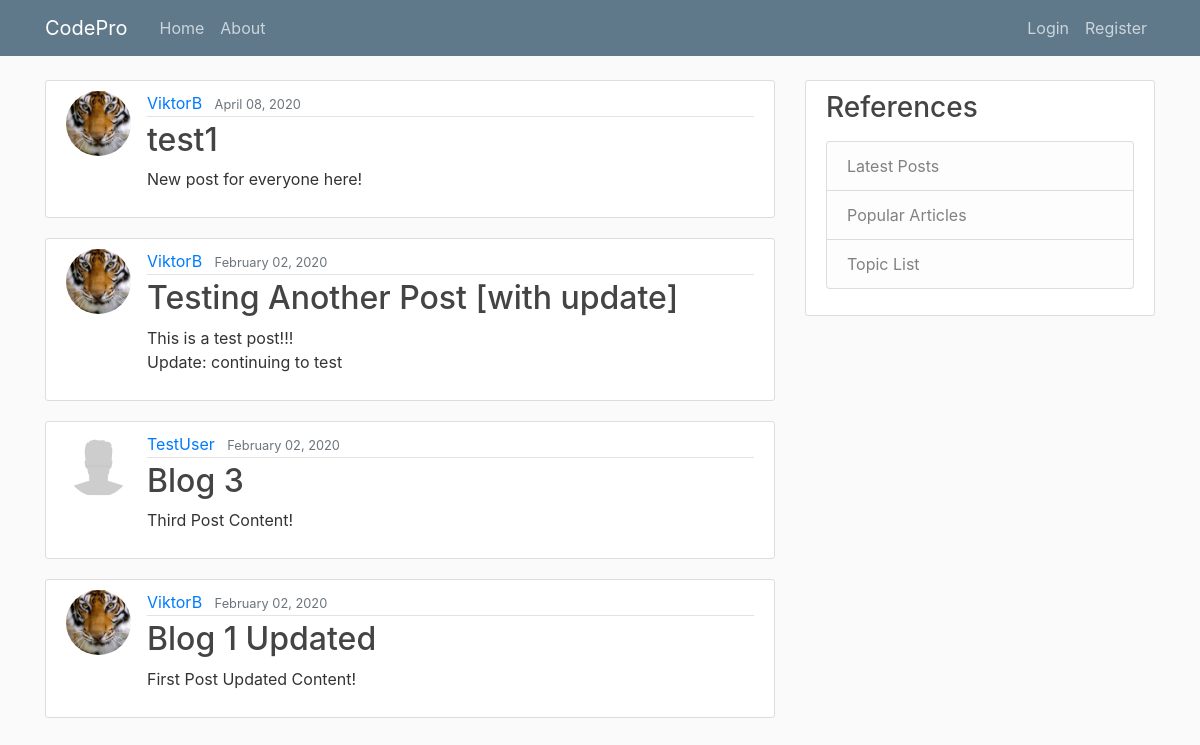
The app's page /, older data.
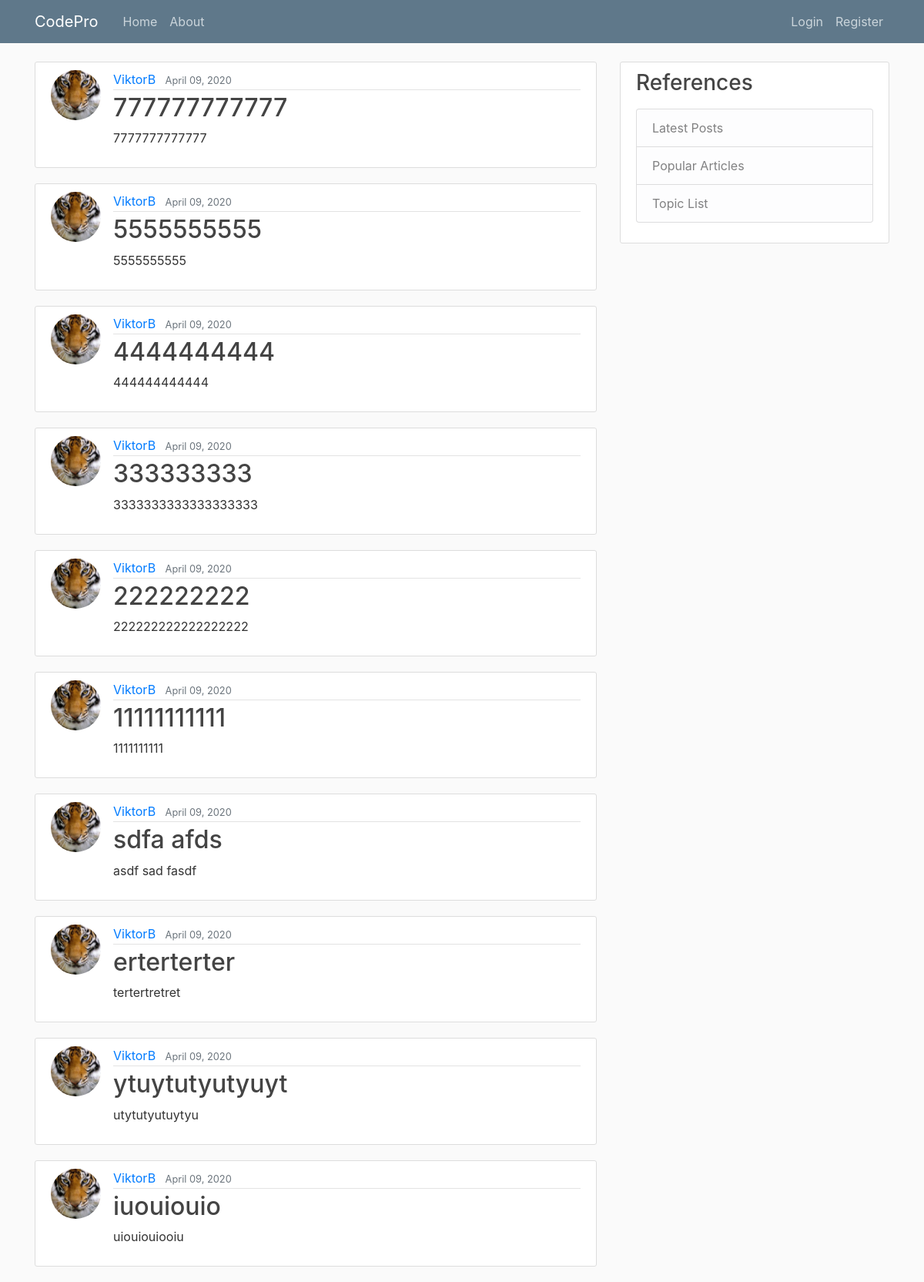
The same page, newer data.
### blog/models.py (models this page shows, shortened)
class Post(models.Model):
    title = models.CharField(max_length=100)
    content = models.TextField()
    date_posted = models.DateTimeField(default=timezone.now)
    author = models.ForeignKey(User, on_delete=models.CASCADE)
    likes = models.IntegerField()

### users/models.py (models this page shows, shortened)
class Profile(models.Model):
    user = models.OneToOneField(User, on_delete=models.CASCADE)
    image = models.ImageField(default='default.jpg', upload_to='profile_pics')
    about_info = models.TextField(default="Hi! I am a fellow Python programmer.")

### blog/views.py (the view)
# urls.py: path('', PostListView.as_view(), name='blog-home'),
class PostListView(ListView):
    model = Post
    template_name = 'blog/home.html' # <app>/<model>_<viewtype>.html
    context_object_name = 'posts'
    ordering = ['-date_posted']  # Orders our post from newest to oldest
    paginate_by = 10

### blog/templates/blog/home.html
{% extends "blog/base.html" %}
{% block content %}
  {% for post in posts %}
<article class="media content-section">
  <img class="rounded-circle article-img" src="{{ post.author.profile.image.url }}">
<div class="media-body">
<div class="article-metadata">
  <a class="mr-2" href="#">{{ post.author }}</a>
  <small class="text-muted">{{ post.date_posted|date:"F d, Y"}}</small>
</div>
<h2><a class="article-title" href="{% url 'post-detail' post.id %}">{{ post.title }}</a></h2>
<p class="article-content">{{ post.content }}</p>
</div>
</article>
  {% endfor %}
{% endblock content %}

Row changes from the older to the newer data that the page shows:
no longer on this page (row unchanged): Post: author.profile.image (picture), author "ViktorB", date_posted "April 08, 2020", title "test1", content "New post for everyone here!"
no longer on this page (row unchanged): Post: author.profile.image (picture), author "ViktorB", date_posted "February 02, 2020", title "Testing Another Post [with update]", content "This is a test post!!! Update: continuing to test"
no longer on this page (row unchanged): Post: author.profile.image (placeholder picture), author "TestUser", date_posted "February 02, 2020", title "Blog 3", content "Third Post Content!"
no longer on this page (row unchanged): Post: author.profile.image (picture), author "ViktorB", date_posted "February 02, 2020", title "Blog 1 Updated", content "First Post Updated Content!"
added Post: author.profile.image (picture), author "ViktorB", date_posted "April 09, 2020", title "777777777777", content "7777777777777"
added Post: author.profile.image (picture), author "ViktorB", date_posted "April 09, 2020", title "5555555555", content "5555555555"
added Post: author.profile.image (picture), author "ViktorB", date_posted "April 09, 2020", title "4444444444", content "444444444444"
added Post: author.profile.image (picture), author "ViktorB", date_posted "April 09, 2020", title "333333333", content "3333333333333333333"
added Post: author.profile.image (picture), author "ViktorB", date_posted "April 09, 2020", title "222222222", content "222222222222222222"
added Post: author.profile.image (picture), author "ViktorB", date_posted "April 09, 2020", title "11111111111", content "1111111111"
added Post: author.profile.image (picture), author "ViktorB", date_posted "April 09, 2020", title "sdfa afds", content "asdf sad fasdf"
added Post: author.profile.image (picture), author "ViktorB", date_posted "April 09, 2020", title "erterterter", content "tertertretret"
added Post: author.profile.image (picture), author "ViktorB", date_posted "April 09, 2020", title "ytuytutyutyuyt", content "utytutyutuytyu"
added Post: author.profile.image (picture), author "ViktorB", date_posted "April 09, 2020", title "iuouiouio", content "uiouiouiooiu"
